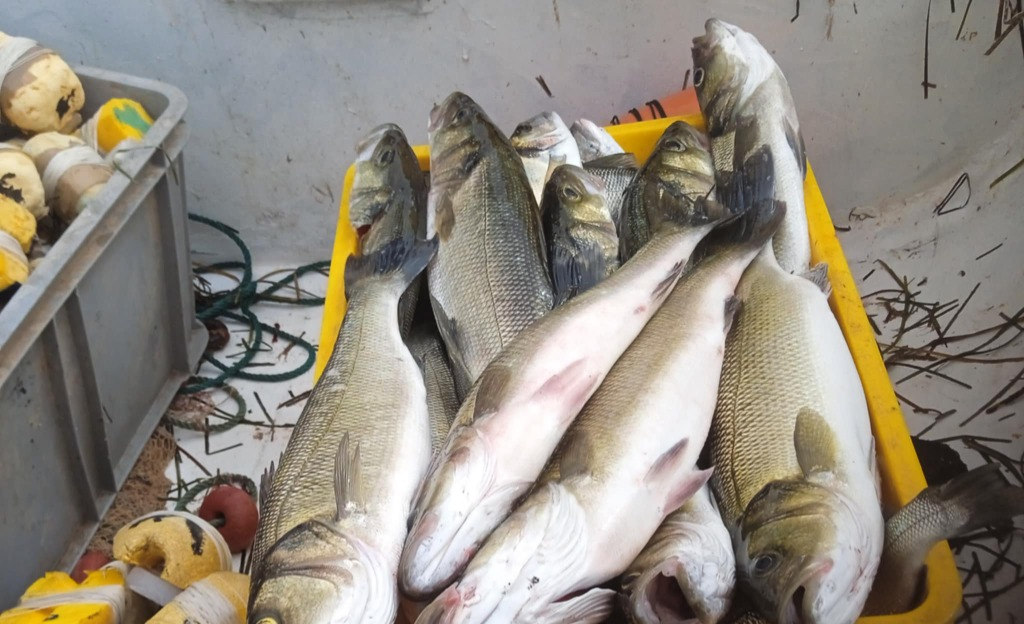
#> input picture Reel_LArtDeLaMer/image1.jpg, 1024 x 624 px, found by its file name; its folder holds only this picture in this run
$ python generate_antigravity_sunreflux.py
#> lines starting #> are read from the running program, lines starting #| are printed output that depends on the picture; after the words box and inside, x2 and y2 are one past the last pixel; in counts of white or black regions, pixels touching at a corner belong together
# -*- coding: utf-8 -*-
"""generate_antigravity_sunreflux.py

Creates a vertical 9:16 Facebook Reel with:
- Clear blue sky, no clouds
- Golden sunlight with realistic lens‑flare / sun‑reflux effect
- Anti‑gravity levitation of fish (smooth upward motion)
- French captions (3 lines)
- Audio mix: waves (-7 dB), breeze (-8 dB), fishing ambience (-9 dB), acoustic background (-18 dB)
- Cross‑dissolve transitions (0.5 s) and slow pan/zoom (Ken Burns)
- Each image displayed 3.5 s.

Usage: `python generate_antigravity_sunreflux.py`
"""

import os, math, random
from pathlib import Path
import numpy as np
import cv2
from moviepy.editor import (
    ImageClip, AudioFileClip, CompositeAudioClip, CompositeVideoClip,
    concatenate_videoclips, TextClip, vfx
)

# -------------------- Configuration --------------------
PROJECT_ROOT = Path(r"d:/WordCup/Reel_LArtDeLaMer")
IMG_DIR = PROJECT_ROOT
OUTPUT = PROJECT_ROOT / "reel_antigravity_sunreflux.mp4"

# Images (4 photos)
IMAGE_FILES = [IMG_DIR / f"image{i}.jpg" for i in range(1, 5)]

# Audio assets (place them in PROJECT_ROOT / "audio")
AUDIO_DIR = PROJECT_ROOT / "audio"
WAVES = AUDIO_DIR / "waves.mp3"
BREEZE = AUDIO_DIR / "breeze.mp3"
FISHING = AUDIO_DIR / "fishing_ambient.mp3"
MUSIC = AUDIO_DIR / "acoustic_ambient.mp3"

# Sun‑reflux (lens‑flare) frames – PNG sequence with transparency
FLARE_DIR = PROJECT_ROOT / "flare_seq"
FLARE_FRAMES = sorted(FLARE_DIR.glob("*.png"))

# Timing
IMAGE_DURATION = 3.5  # seconds per image
TRANSITION = 0.5      # cross‑dissolve seconds
FPS = 30

# Audio volume levels (dB)
DB_LEVELS = {
    "waves": -7,
    "breeze": -8,
    "fishing": -9,
    "music": -18,
}

# ----------------------------------------------------

def db_to_gain(db):
    """Convert dB to linear gain factor."""
    return 10 ** (db / 20.0)

def load_image(path, target_size=(3840, 2160)):
#> called with target_size = (3840, 2160)
    img = cv2.imread(str(path))
#> img is the input picture: shape (624, 1024, 3); mean B, G, R 127.3, 138.5, 145.3
    if img is None:
        raise FileNotFoundError(f"Image not found: {path}")
    img = cv2.cvtColor(img, cv2.COLOR_BGR2RGB)
    # Resize while preserving aspect ratio, then center‑crop to target size
    h, w = img.shape[:2]
#> h = 624; w = 1024
    scale = max(target_size[0] / w, target_size[1] / h)
#> scale = 3.75
    scale = max(target_size[0] / w, target_size[1] / h)
    new_w = int(w * scale)
#> new_w = 3840
    new_h = int(h * scale)
#> new_h = 2340
    img = cv2.resize(img, (new_w, new_h), interpolation=cv2.INTER_LANCZOS4)
#> img: shape (2340, 3840, 3)
    start_x = (img.shape[1] - target_size[0]) // 2
#> start_x = 0
    start_y = (img.shape[0] - target_size[1]) // 2
#> start_y = 90
    img = img[start_y:start_y + target_size[1], start_x:start_x + target_size[0]]
#> img: shape (2160, 3840, 3)
    return img

def color_grade_sky_ocean(img):
    """Boost sky to pure blue, deepen ocean, keep natural tones."""
    hsv = cv2.cvtColor(img, cv2.COLOR_RGB2HSV).astype(np.float32)
    # Increase saturation modestly
    hsv[..., 1] = np.clip(hsv[..., 1] * 1.25, 0, 255)  # boost saturation for deep blues
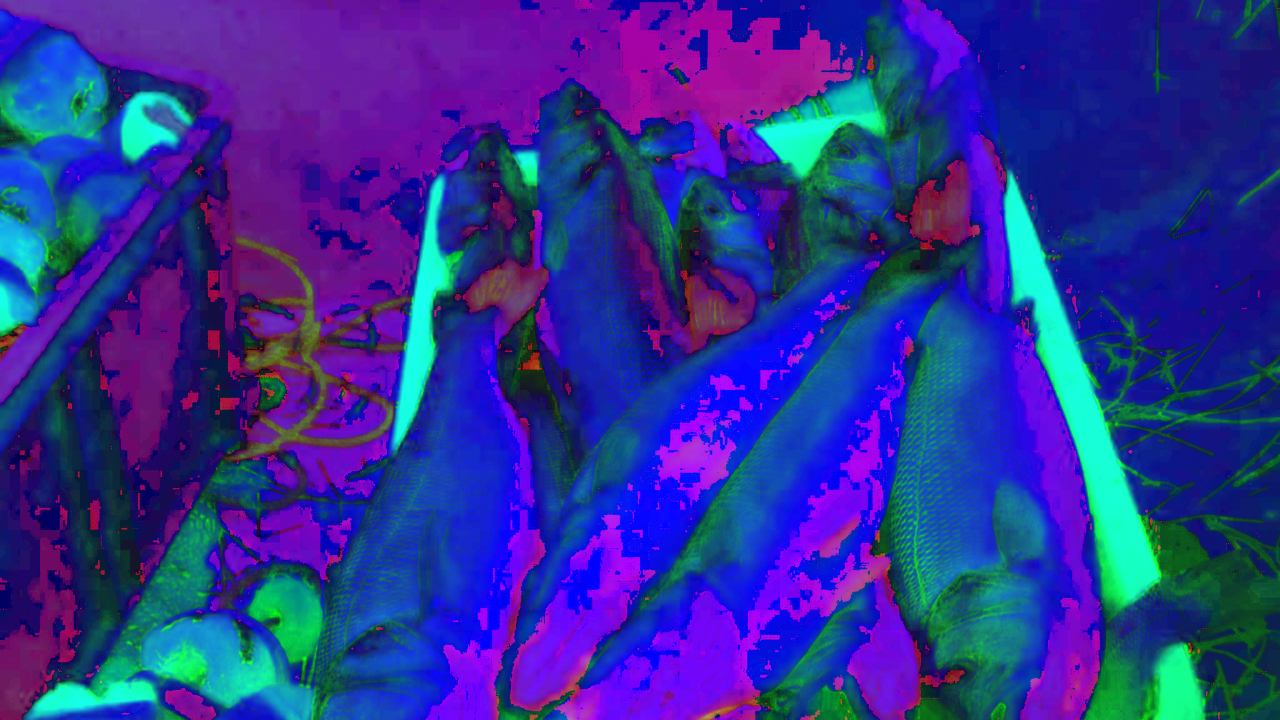
#> hsv: shape (2160, 3840, 3) float32 (shown at 1/3 size); mean R, G, B 47.1, 48.5, 149.1
    # Slightly increase value for brightness but keep highlights safe
    hsv[..., 2] = np.clip(hsv[..., 2] * 1.15, 0, 255)  # increase brightness for golden hour glow
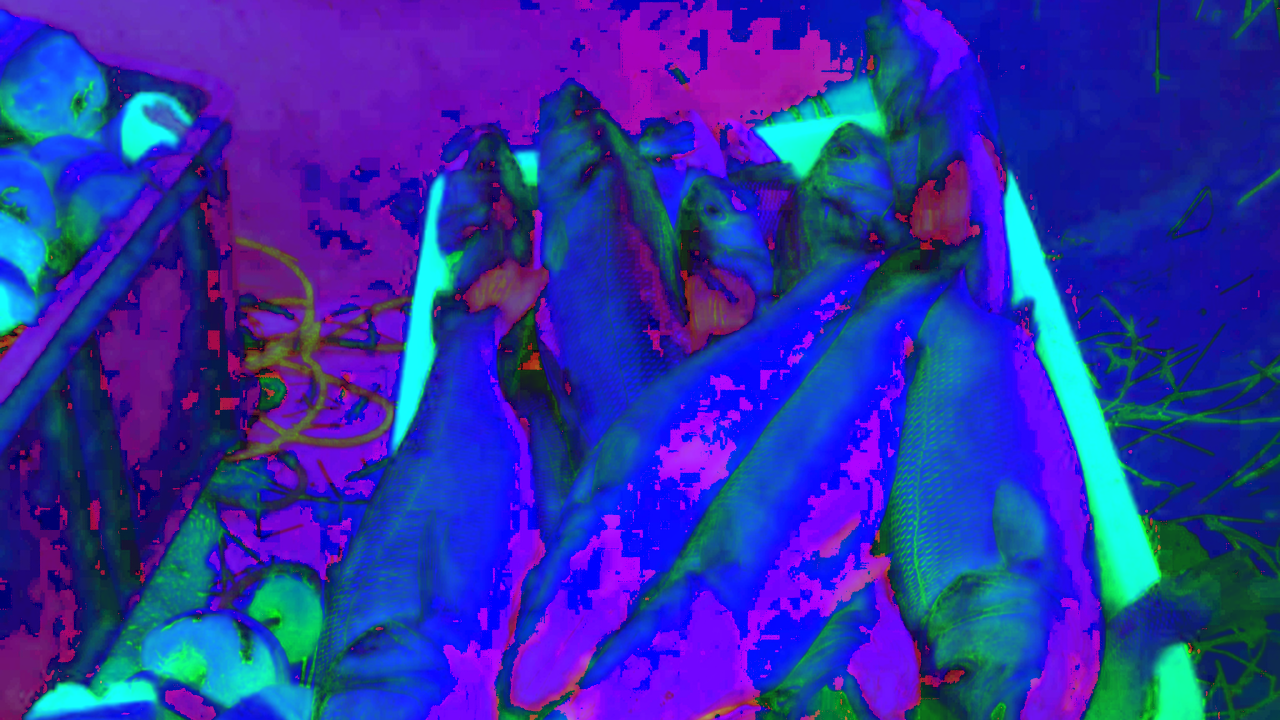
#> hsv: shape (2160, 3840, 3) float32 (shown at 1/3 size); mean R, G, B 47.1, 48.5, 169.3
    img = cv2.cvtColor(hsv.astype(np.uint8), cv2.COLOR_HSV2RGB)
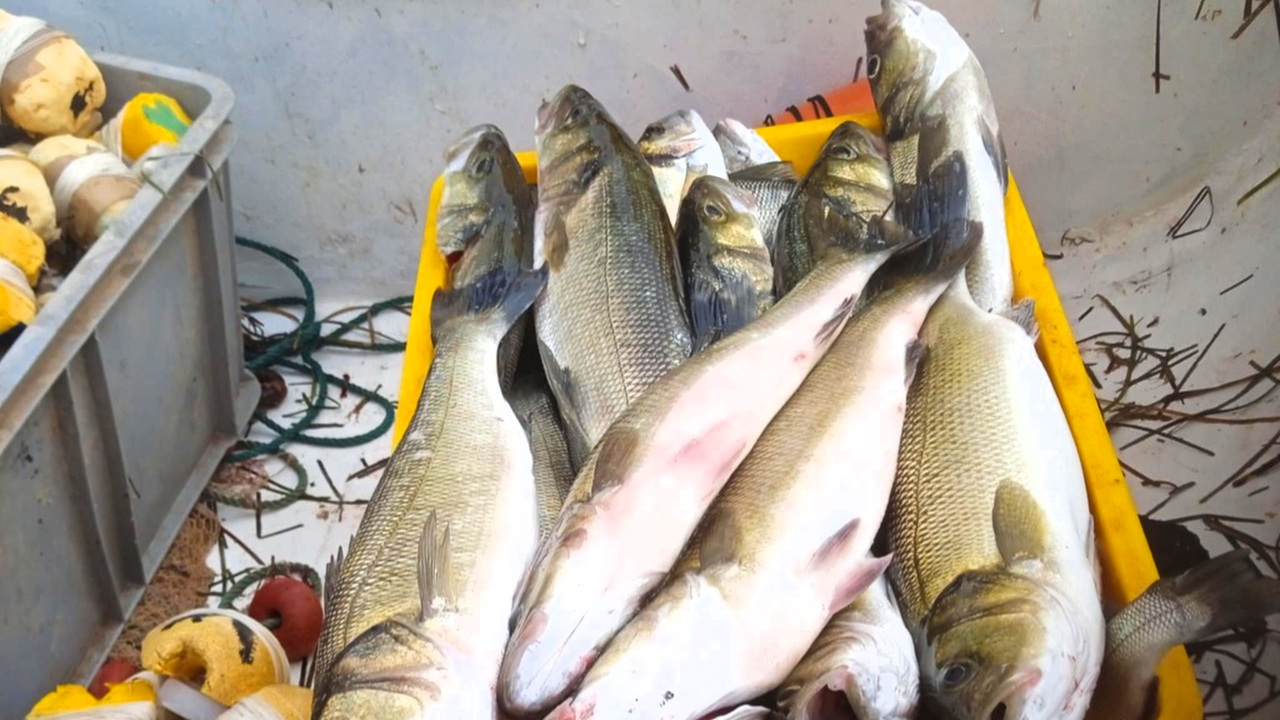
#> img: shape (2160, 3840, 3) (shown at 1/3 size); mean R, G, B 164.1, 154.3, 138.9

    # Global slight gamma lift (0.95) to keep blacks deep
    gamma = 0.92  # deeper contrast
    inv_gamma = 1.0 / gamma
    table = np.array([((i / 255.0) ** inv_gamma) * 255 for i in range(256)]).astype("uint8")
    img = cv2.LUT(img, table)
    return img

def extract_fish_mask(img):
    """Return binary mask of fish based on dominant orange/red hues."""
    hsv = cv2.cvtColor(img, cv2.COLOR_RGB2HSV)
#> hsv: shape (2160, 3840, 3); mean H, S, V 47, 52.5, 161.6
    # Fish tend to be orange/red; adjust thresholds empirically
    lower = np.array([5, 60, 60])
    upper = np.array([25, 255, 255])
    mask = cv2.inRange(hsv, lower, upper)
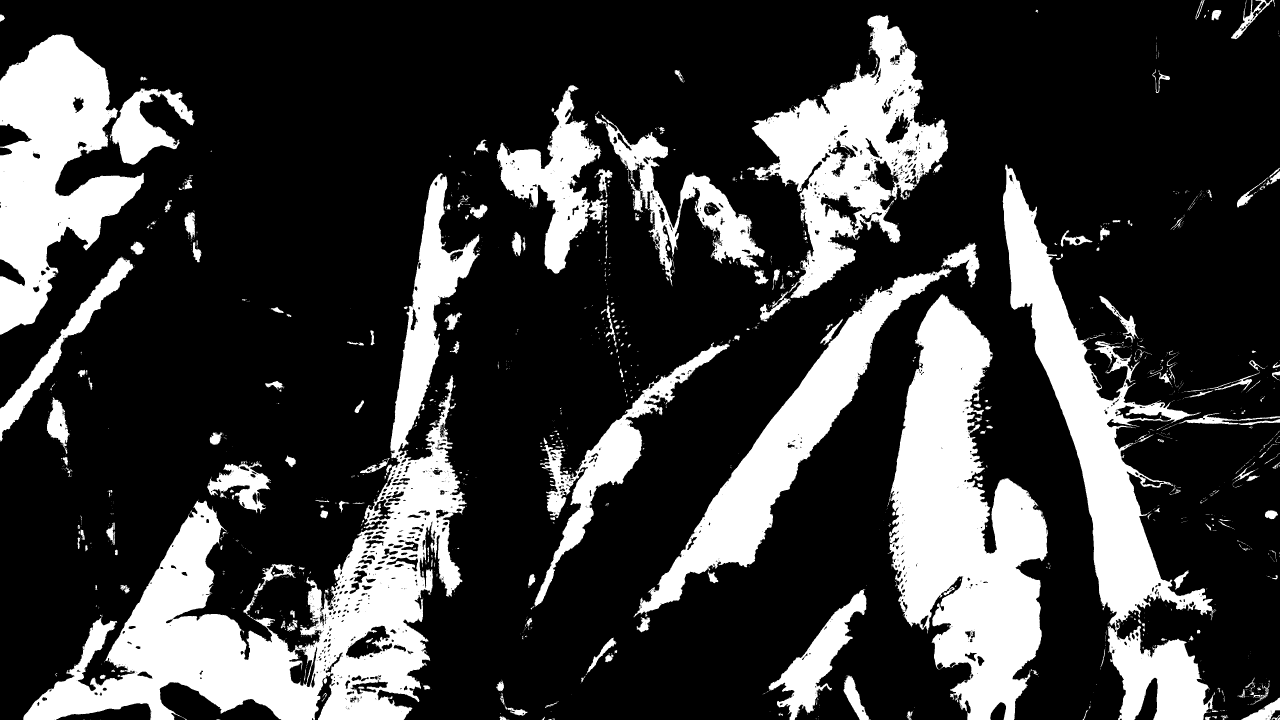
#> mask: shape (2160, 3840) (shown at 1/3 size); 24% white; 2202 white regions (1826 under 20 px), largest, box (x1, y1, x2, y2) and area: (70, 520, 1439, 2160) 474824, (2669, 883, 3144, 2160) 338425, (3008, 493, 3649, 2160) 251111
    # Morphological clean‑up
    kernel = cv2.getStructuringElement(cv2.MORPH_ELLIPSE, (5, 5))
    mask = cv2.morphologyEx(mask, cv2.MORPH_CLOSE, kernel)
#> mask: shape (2160, 3840); 24.5% white; 1087 white regions (787 under 20 px), largest, box (x1, y1, x2, y2) and area: (70, 520, 1440, 2160) 490162, (2663, 883, 3144, 2160) 342692, (3008, 493, 3655, 2160) 254355
    return mask

def apply_levitation(img, mask, shift_px):
    """Shift the masked fish upward by shift_px, keep background unchanged."""
#> called with shift_px = 0
    # Separate foreground and background
    fish = cv2.bitwise_and(img, img, mask=mask)
    background = cv2.bitwise_and(img, img, mask=cv2.bitwise_not(mask))
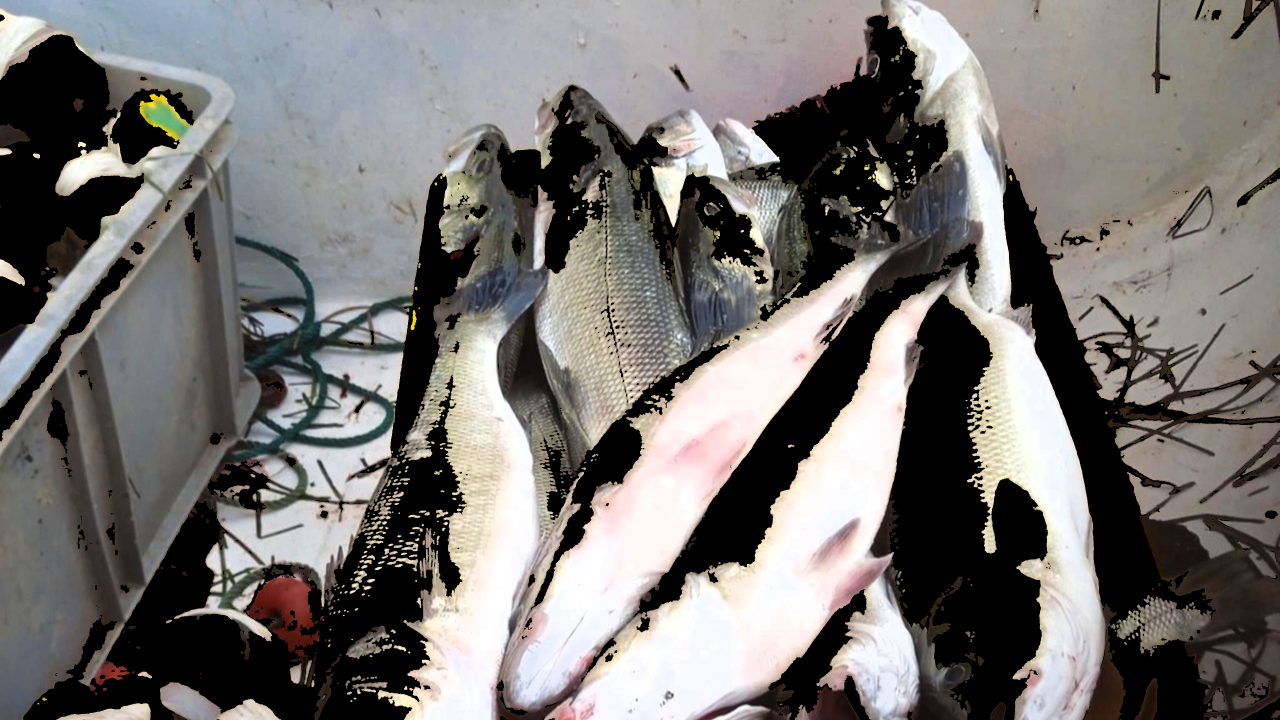
#> background: shape (2160, 3840, 3) (shown at 1/3 size); mean R, G, B 119.5, 116.5, 114.1
    # Translate fish
    M = np.float32([[1, 0, 0], [0, 1, -shift_px]])
    fish_shifted = cv2.warpAffine(fish, M, (img.shape[1], img.shape[0]), borderMode=cv2.BORDER_TRANSPARENT)
    # Composite
    result = cv2.add(background, fish_shifted)
    return result

def load_flare_sequence():
    frames = []
    for p in FLARE_FRAMES:
        img = cv2.imread(str(p), cv2.IMREAD_UNCHANGED)  # keep alpha
        if img is None:
            continue
        frames.append(img)
    return frames

# Simple procedural flare used when no external PNGs are available
# [43 lines left out: functions generate_simple_flare, apply_sun_reflux, not called in this run]

def create_clip(img_path, idx, flare_frames):
    # Load, grade, and add fish levitation + sun reflux
    base = load_image(img_path)
    base = color_grade_sky_ocean(base)
    mask = extract_fish_mask(base)
    # Compute levitation shift based on index (smooth start)
    shift = int(10 * math.sin(math.pi * idx / 4))  # stronger gentle levitation
    base = apply_levitation(base, mask, shift)
    # Create the base ImageClip (no frame‑by‑frame modifications yet)
    base_clip = ImageClip(base).set_duration(IMAGE_DURATION)
    # Apply sun reflux via frame‑by‑frame effect using a lambda that accesses the original clip
    clip = base_clip.fl(lambda gf, t: apply_sun_reflux(gf(t), t, flare_frames))
    # Add caption using OpenCV (no ImageMagick)
    captions = ["Ciel d’un bleu pur", "Soleil doré illumine le bateau", "Le poisson flotte dans les airs"]
    caption_text = captions[idx % len(captions)]
    h, w = base.shape[:2]
    txt_img = np.zeros((200, w, 4), dtype=np.uint8)
    font = cv2.FONT_HERSHEY_SIMPLEX
    font_scale = 1.2
    thickness = 2
    (text_w, text_h), _ = cv2.getTextSize(caption_text, font, font_scale, thickness)
    x = (w - text_w) // 2
    y = 150
    # Draw black outline first
    cv2.putText(txt_img, caption_text, (x, y), font, font_scale, (0, 0, 0, 255), thickness + 2, cv2.LINE_AA)
    # Draw white text on top
    cv2.putText(txt_img, caption_text, (x, y), font, font_scale, (255, 255, 255, 255), thickness, cv2.LINE_AA)
    txt_clip = ImageClip(txt_img).set_duration(IMAGE_DURATION).set_position(("center", "bottom"))
    # Composite caption over video clip
    clip = CompositeVideoClip([clip, txt_clip])
    # Add a subtle zoom‑in effect using resize lambda
    clip = clip.fx(vfx.resize, lambda t: 1 + 0.02 * (t / IMAGE_DURATION))
    return clip
def build_video():
    # Load flare sequence once
    flare_frames = load_flare_sequence()
    clips = []
    for i, img_path in enumerate(IMAGE_FILES):
        clip = create_clip(img_path, i, flare_frames).crossfadein(TRANSITION)
        clips.append(clip)
    # Concatenate with cross‑dissolve
    final = concatenate_videoclips(clips, method="compose", padding=-TRANSITION)
    # Audio mix
    audio_clips = []
    if WAVES.exists():
        audio_clips.append(AudioFileClip(str(WAVES)).volumex(db_to_gain(DB_LEVELS["waves"])) )
    if BREEZE.exists():
        audio_clips.append(AudioFileClip(str(BREEZE)).volumex(db_to_gain(DB_LEVELS["breeze"])) )
    if FISHING.exists():
        audio_clips.append(AudioFileClip(str(FISHING)).volumex(db_to_gain(DB_LEVELS["fishing"])) )
    if MUSIC.exists():
        audio_clips.append(AudioFileClip(str(MUSIC)).volumex(db_to_gain(DB_LEVELS["music"])) )
    # If no audio files are present, create a silent audio track
    if not audio_clips:
        from moviepy.audio.AudioClip import AudioClip
        import numpy as np
        silent = AudioClip(lambda t: np.zeros((1,)), fps=44100).set_duration(final.duration)
        final = final.set_audio(silent)
    else:
        mixed = CompositeAudioClip(audio_clips).set_duration(final.duration)
        final = final.set_audio(mixed)
    # Export
    final.write_videofile(str(OUTPUT), fps=FPS, codec="libx264", preset="slow", ffmpeg_params=["-crf", "18", "-pix_fmt", "yuv420p"])

if __name__ == "__main__":
    build_video()
#> (the call stopped at in create_clip, `base_clip = ImageClip(base).set_duration(IMAGE_DURATION)`: moviepy is not available in this run)
